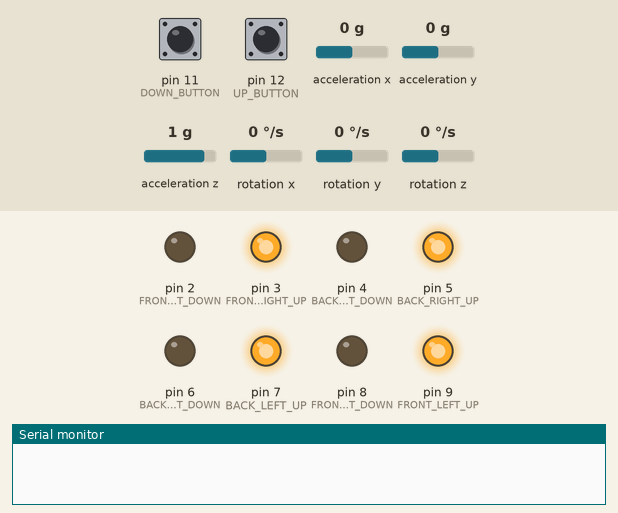
Recording of a sketch running on a simulated Arduino Uno, built with avr-gcc and run on an emulated ATmega328P. Parts: output pins drawn as LEDs (lit = HIGH), the last lines printed to the serial monitor. Inputs (shaded band) come from the test bench; at power-on: pin 11 (DOWN_BUTTON) HIGH, pin 12 (UP_BUTTON) LOW, acceleration x 0 g, acceleration y 0 g, acceleration z 1 g, rotation x 0 °/s, rotation y 0 °/s, rotation z 0 °/s.

Above: at 1.2 s.
1.3 s: pin 11 (DOWN_BUTTON) pulled LOW for 0.15 s
At 1.37 s:
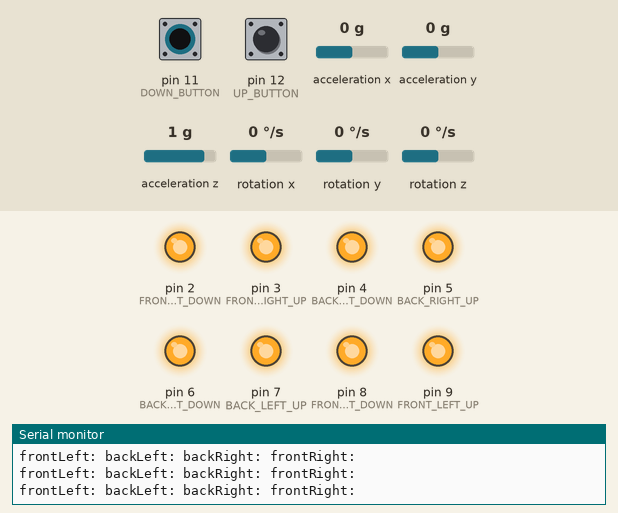
2.9 s: pin 11 (DOWN_BUTTON) pulled LOW for 3.2 s
At 6.6 s:
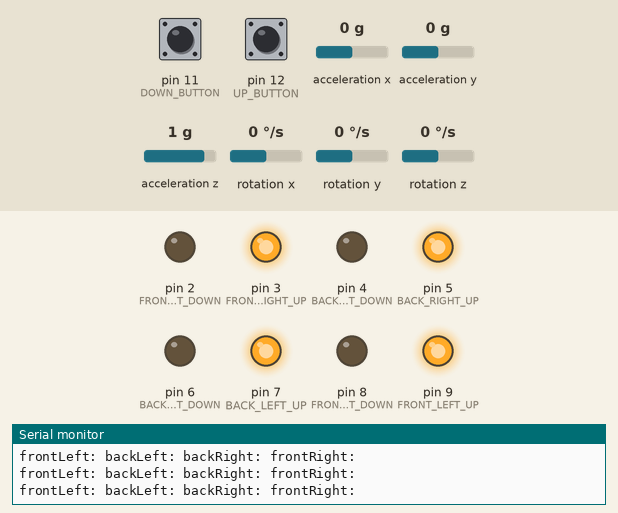
7.6 s: pin 12 (UP_BUTTON) pulled HIGH for 3.2 s
At 8.9 s:
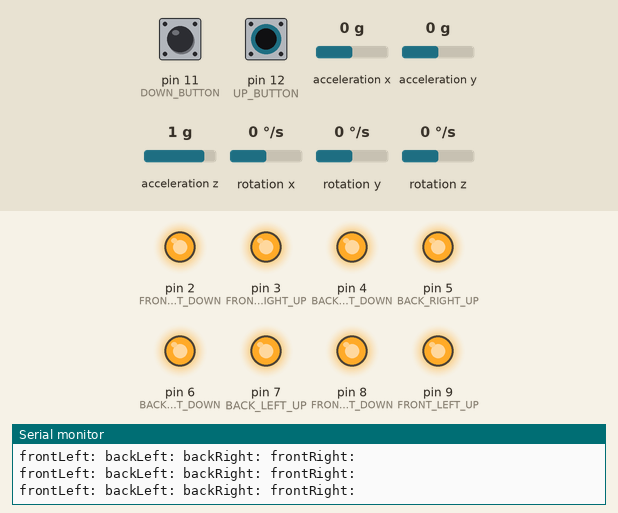
12.3 s: pin 11 (DOWN_BUTTON) driven LOW and pin 12 (UP_BUTTON) driven HIGH
At 13.5 s:
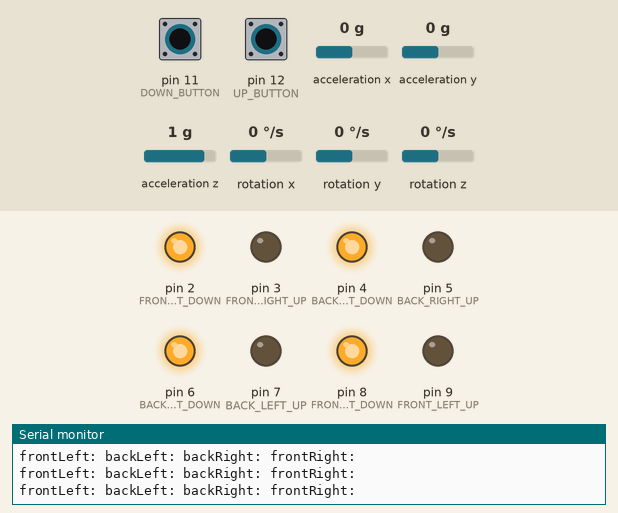
13.8 s: pin 12 (UP_BUTTON) driven LOW
At 14.9 s:
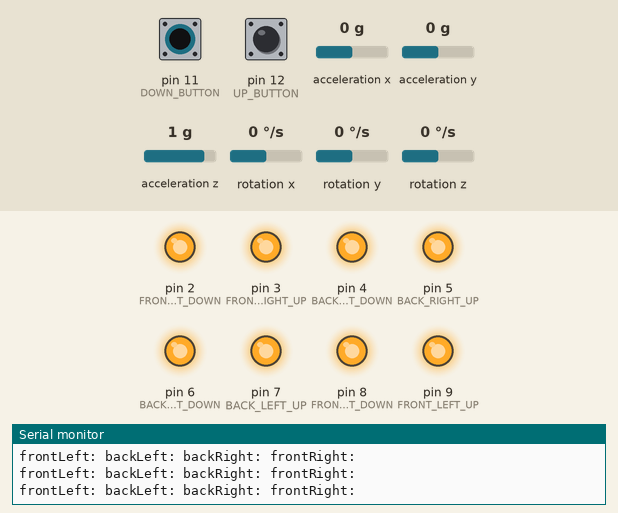
16.8 s: acceleration x set to -1.4 g
At 17.1 s:
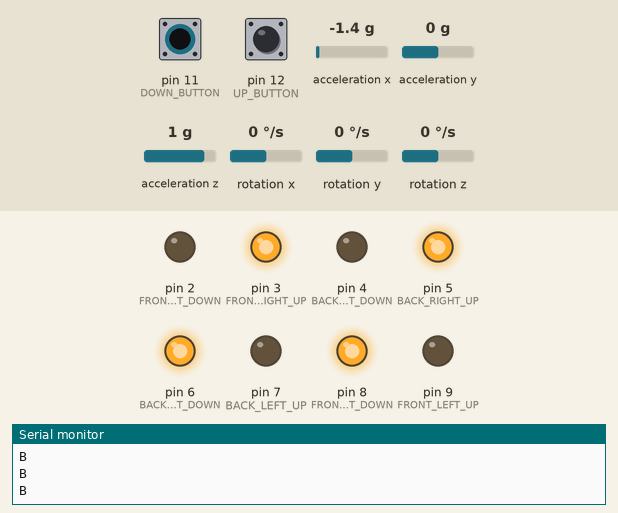
Timing chart, 0 to 19.3 s (numbered marks = the images above; inputs shaded):
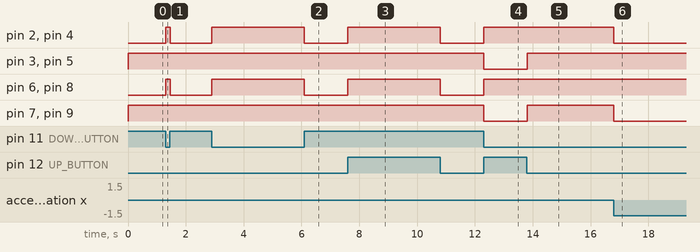

The sketch:

StandingTableLegs.ino
```cpp
  /*
Relay Board:
****************
Blue(x4) - Up Relay/Up Leg
Green(x4) - Down Relay/Down Leg
Blue(x4) - Up Relay Controller Input/Up Pin
Green(x4) - Down Relay Controller Input/Down Pin
Red - VCC/5V
Black - GND/Ground
Yellow(x4) - 12V/Input of Relay
White(x4) - Grount/Output of Relay

Buttons:
********
Blue - 13/Up
Green - 12/Down
Red(x2) - 5V/10k Resistor/Button(Same Side as Pin)
Black(x2) - Ground/Button(Opposite Side as Pin)

MPU 6050 Board:
***************
Red - VCC/3.3
Black - GND/Ground
Yellow - SCL/A5
Green - SDA/A4
*/

#include "I2Cdev.h"
#include "MPU6050.h"
#include "Arduino.h"
#include "Wire.h"

// class default I2C address is 0x68
// specific I2C addresses may be passed as a parameter here
// AD0 low = 0x68 (default for InvenSense evaluation board)
// AD0 high = 0x69
MPU6050 accelgyro;
//MPU6050 accelgyro(0x69); // <-- use for AD0 high

// Initializing mpu6050 Values
int16_t gx, gy, gz;
int16_t igx, igy, igz;

// Creating float to be used to calculate rotation
float rotX, rotY, rotZ;

// uncomment "OUTPUT_READABLE_ACCELGYRO" if you want to see a tab-separated
// list of the accel X/Y/Z and then gyro X/Y/Z values in decimal. Easy to read,
// not so easy to parse, and slow(er) over UART.
#define OUTPUT_READABLE_ACCELGYRO

// uncomment "OUTPUT_BINARY_ACCELGYRO" to send all 6 axes of data as 16-bit
// binary, one right after the other. This is very fast (as fast as possible
// without compression or data loss), and easy to parse, but impossible to read
// for a human.
// #define OUTPUT_BINARY_ACCELGYRO

// Declaring Buttons Pins:
const int UP_BUTTON = 12;
const int DOWN_BUTTON = 11;

// Declaring Button States:
int upButtonState = 0;
int downButtonState = 0;

// Declaring Servo Pins:
const int FRONT_LEFT_UP = 9;
const int FRONT_LEFT_DOWN = 8;
const int BACK_LEFT_UP = 7;
const int BACK_LEFT_DOWN = 6;
const int BACK_RIGHT_UP = 5;
const int BACK_RIGHT_DOWN = 4;
const int FRONT_RIGHT_UP = 3;
const int FRONT_RIGHT_DOWN = 2;

// Declaring Leg States:
int frontLeft = 0;
int backLeft = 0;
int backRight = 0;
int frontRight = 0;
/************** Leg Tolerance ******************/
int legTolerance = 0;

void setup() {
  // join I2C bus (I2Cdev library doesn't do this automatically)
    #if I2CDEV_IMPLEMENTATION == I2CDEV_ARDUINO_WIRE
        Wire.begin();
    #elif I2CDEV_IMPLEMENTATION == I2CDEV_BUILTIN_FASTWIRE
        Fastwire::setup(400, true);
    #endif

  // Initializing mpu6050 & getting defaults
  accelgyro.initialize();
  accelgyro.getAcceleration(&gx, &gy, &gz);

  // Initializing Buttons as Input:
  pinMode(UP_BUTTON, INPUT);
  pinMode(DOWN_BUTTON, INPUT);

  //Initializing Servo Pins as Output
  pinMode(FRONT_LEFT_UP, OUTPUT);
  pinMode(FRONT_LEFT_DOWN, OUTPUT);
  pinMode(BACK_LEFT_UP, OUTPUT);
  pinMode(BACK_LEFT_DOWN, OUTPUT);
  pinMode(BACK_RIGHT_UP, OUTPUT);
  pinMode(BACK_RIGHT_DOWN, OUTPUT);
  pinMode(FRONT_RIGHT_UP, OUTPUT);
  pinMode(FRONT_RIGHT_DOWN, OUTPUT);

  Serial.begin(38400);
}

void loop() {
    // Up Functionality
    upButtonState = digitalRead(UP_BUTTON);
    downButtonState = digitalRead(DOWN_BUTTON);

    if (upButtonState == HIGH && downButtonState == LOW) {
        // Up
        digitalWrite(FRONT_LEFT_UP, LOW);
        digitalWrite(FRONT_RIGHT_UP, LOW);
        digitalWrite(BACK_LEFT_UP, LOW);
        digitalWrite(BACK_RIGHT_UP, LOW);
        digitalWrite(FRONT_LEFT_DOWN, HIGH);
        digitalWrite(FRONT_RIGHT_DOWN, HIGH);
        digitalWrite(BACK_LEFT_DOWN, HIGH);
        digitalWrite(BACK_RIGHT_DOWN, HIGH);

    } else if (upButtonState == LOW && downButtonState == HIGH) {
        //  Down
        digitalWrite(FRONT_LEFT_UP, HIGH);
        digitalWrite(FRONT_RIGHT_UP, HIGH);
        digitalWrite(BACK_LEFT_UP, HIGH);
        digitalWrite(BACK_RIGHT_UP, HIGH);
        digitalWrite(FRONT_LEFT_DOWN, LOW);
        digitalWrite(FRONT_RIGHT_DOWN, LOW);
        digitalWrite(BACK_LEFT_DOWN, LOW);
        digitalWrite(BACK_RIGHT_DOWN, LOW);

    } else if (upButtonState == LOW && downButtonState == LOW) {
        // Reading Gyroscope Data
        accelgyro.getAcceleration(&gx, &gy, &gz);
        processGyroData();
        frontLeft = rotX + rotY;
        backLeft = rotX - rotY;
        backRight = -(rotX) - rotY;
        frontRight = -(rotX) + rotY;

        Serial.print("frontLeft: " + frontLeft );
        Serial.print("backLeft: " + backLeft);
        Serial.print("backRight: " + backRight);
        Serial.println("frontRight: " + frontRight);

        // Level Front Left
        if(frontLeft > legTolerance) {
          digitalWrite(FRONT_LEFT_UP, HIGH);
          digitalWrite(FRONT_LEFT_DOWN, LOW);
        } else if (frontLeft < -legTolerance) {
          digitalWrite(FRONT_LEFT_UP, LOW);
          digitalWrite(FRONT_LEFT_DOWN, HIGH);
        } else {
          digitalWrite(FRONT_LEFT_UP, HIGH);
          digitalWrite(FRONT_LEFT_DOWN, HIGH);
        }

        // Level Back Left
        if(backLeft > legTolerance) {
          digitalWrite(BACK_LEFT_UP, HIGH);
          digitalWrite(BACK_LEFT_DOWN, LOW);
        } else if (frontLeft < -legTolerance) {
          digitalWrite(BACK_LEFT_UP, LOW);
          digitalWrite(BACK_LEFT_DOWN, HIGH);
        } else {
          digitalWrite(BACK_LEFT_UP, HIGH);
          digitalWrite(BACK_LEFT_DOWN, HIGH);
        }

        // Level Back Right
        if(backRight > legTolerance) {
          digitalWrite(BACK_RIGHT_UP, HIGH);
          digitalWrite(BACK_RIGHT_DOWN, LOW);
        } else if (backRight < -legTolerance) {
          digitalWrite(BACK_RIGHT_UP, LOW);
          digitalWrite(BACK_RIGHT_DOWN, HIGH);
        } else {
          digitalWrite(BACK_RIGHT_UP, HIGH);
          digitalWrite(BACK_RIGHT_DOWN, HIGH);
        }

        // Level Front Right
        if(frontRight > legTolerance) {
          digitalWrite(FRONT_RIGHT_UP, HIGH);
          digitalWrite(FRONT_RIGHT_DOWN, LOW);
        } else if (frontRight < -legTolerance) {
          digitalWrite(FRONT_RIGHT_UP, LOW);
          digitalWrite(FRONT_RIGHT_DOWN, HIGH);
        } else {
          digitalWrite(FRONT_RIGHT_UP, HIGH);
          digitalWrite(FRONT_RIGHT_DOWN, HIGH);
        }

    } else {
        // Stop
        digitalWrite(FRONT_LEFT_UP, HIGH);
        digitalWrite(FRONT_LEFT_DOWN, HIGH);
        digitalWrite(BACK_LEFT_UP, HIGH);
        digitalWrite(BACK_LEFT_DOWN, HIGH);
        digitalWrite(BACK_RIGHT_UP, HIGH);
        digitalWrite(BACK_RIGHT_DOWN, HIGH);
        digitalWrite(FRONT_RIGHT_UP, HIGH);
        digitalWrite(FRONT_RIGHT_DOWN, HIGH);
   }
}

void processGyroData() {
  // Converting the values received into g's based off unit's LSB sensitivity
  rotX = (gx - igx) / 131.0;
  rotY = (gy - igy) / 131.0;
  rotZ = (gz - igz) / 131.0;
}
```

Measured:
- after the input at 1.3 s, pin 2 (FRONT_RIGHT_DOWN), pin 4 (BACK_RIGHT_DOWN), pin 6 (BACK_LEFT_DOWN), pin 8 (FRONT_LEFT_DOWN): LOW → HIGH at once, → LOW 0.15 s later
- after the input at 2.9 s, pin 2 (FRONT_RIGHT_DOWN), pin 4 (BACK_RIGHT_DOWN), pin 6 (BACK_LEFT_DOWN), pin 8 (FRONT_LEFT_DOWN): LOW → HIGH at once, → LOW 3.2 s later
- after the input at 7.6 s, pin 2 (FRONT_RIGHT_DOWN), pin 4 (BACK_RIGHT_DOWN), pin 6 (BACK_LEFT_DOWN), pin 8 (FRONT_LEFT_DOWN): LOW → HIGH at once, → LOW 3.2 s later
- after the input at 12.3 s, pin 2 (FRONT_RIGHT_DOWN), pin 4 (BACK_RIGHT_DOWN), pin 6 (BACK_LEFT_DOWN), pin 8 (FRONT_LEFT_DOWN): LOW → HIGH at once; pin 3 (FRONT_RIGHT_UP), pin 5 (BACK_RIGHT_UP), pin 7 (BACK_LEFT_UP), pin 9 (FRONT_LEFT_UP): HIGH → LOW at once
- after the input at 13.8 s, pin 3 (FRONT_RIGHT_UP), pin 5 (BACK_RIGHT_UP), pin 7 (BACK_LEFT_UP), pin 9 (FRONT_LEFT_UP): LOW → HIGH at once
- after the input at 16.8 s, pin 2 (FRONT_RIGHT_DOWN), pin 4 (BACK_RIGHT_DOWN), pin 7 (BACK_LEFT_UP), pin 9 (FRONT_LEFT_UP): HIGH → LOW at once
